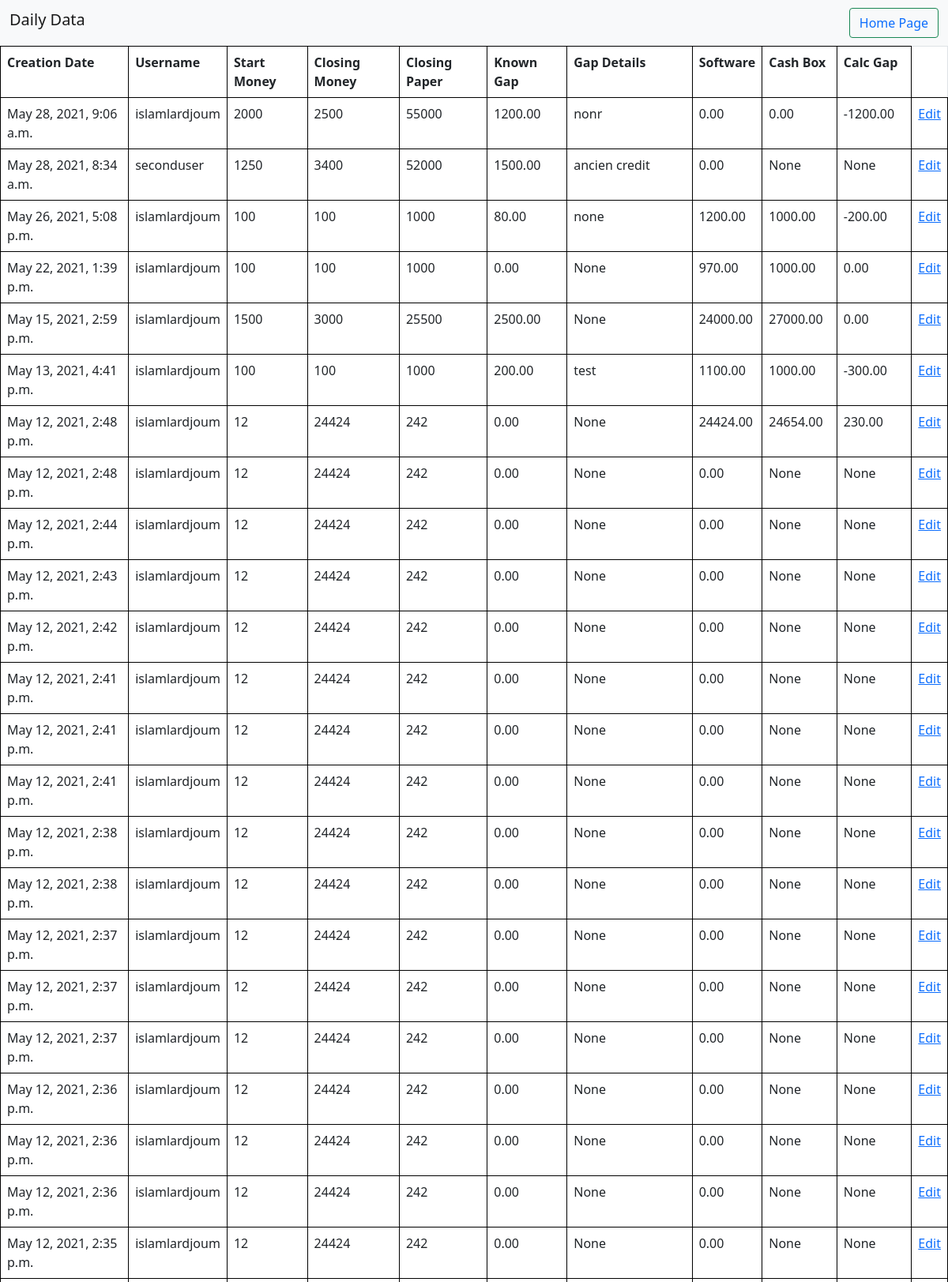
The app's page /cloture/viseforedit/ (signed in, upper part) with its own data.
### cloture/models.py (models this page shows)
class Closure(models.Model):
	creation_date = models.DateTimeField(auto_now_add=True)
	username = models.ForeignKey(User, on_delete=models.CASCADE)
	start_money = models.IntegerField()
	closure_money = models.IntegerField()
	closure_paper = models.IntegerField()
	money = models.DecimalField(decimal_places=2, max_digits=8, null=True, blank=True, default=0)
	details = models.CharField(max_length=200, blank=True, null=True)
	wasfa = models.DecimalField(decimal_places=2, max_digits=8, blank=True, null=True, default=0)
	real_money = models.DecimalField(decimal_places=2, max_digits=8, null=True, blank=True, default=0)
	ecart = models.DecimalField(decimal_places=2, max_digits=8, null=True, blank=True)

### gestion_accueil/decorators.py (the view)
		def wrapper_func(request, *args, **kwargs):
			group = None
			if request.user.groups.exists():
				group = request.user.groups.all()[0].name
			if group in allowed_roles:
				return view_func(request, *args, **kwargs)
			else:
				return HttpResponse ('You Are Not Autorized To See This Page')

### cloture/views.py (called while the page is built)
@login_required(login_url='login')
@allowed_users(allowed_roles=['admin'])
def visulizeToEdit(request):
	get_data = Closure.objects.all().order_by('-id')
	context = {
		'getdata' : get_data
	}
	return render(request,'visedit.html',context)

### cloture/templates/visedit.html (shortened to what this page needs)
<!DOCTYPE html>
<html>
<head>
	<link href="https://cdn.jsdelivr.net/npm/bootstrap@5.0.0/dist/css/bootstrap.min.css" rel="stylesheet">
</head>
<body>
	<nav class="navbar navbar-light bg-light">
	  <div class="container-fluid"  style="text-align: center;">
	    <h1 class="navbar-brand">Daily Data </h1>
		<button class="btn btn-outline-success" type="submit"><a id="h" href="/" style="float: right;">Home Page</a></button>
	  </div>
	</nav>
	<table class="table table-hover ">
		<tr id="tr1">
			<th>Creation Date</th>
			<th> Username</th>
			<th> Start Money</th>
			<th>Closing Money</th>
			<th>Closing Paper</th>
			<th> Known Gap</th>
			<th>Gap Details</th>
			<th>Software</th>
			<th>Cash Box</th>
			<th>Calc Gap</th>
		</tr>
		{% for data in getdata %}
			<tr id="{{data.id}}">
				<td> {{data.creation_date}}</td>
				<td> {{data.username}}</td>
				<td> {{data.start_money}} </td>
				<td> {{data.closure_money}}</td>
				<td> {{data.closure_paper}} </td>
				<td> {{data.money}}</td>
				<td> {{data.details}}</td>
				<td> {{data.wasfa}} </td>
				<td> {{data.real_money}} </td>
				<td> {{data.ecart}}</td>
				<td><a href=" {% url 'editad' data.id %} ">Edit</a></td>
			</tr>
		{% endfor %}
	</table>
</body>
</html>

### cloture/templates/visedit.html (style rules this page uses)
table, th, td { border:1px solid black; border-collapse: collapse; padding: 10px }
#h { text-decoration: none; }

### records on screen
Closure: creation_date "May 28, 2021, 9:06 a.m.", username "islamlardjoum", start_money "2000", closure_money "2500", closure_paper "55000", money "1200.00", details "nonr", wasfa "0.00", real_money "0.00", ecart "-1200.00"
Closure: creation_date "May 28, 2021, 8:34 a.m.", username "seconduser", start_money "1250", closure_money "3400", closure_paper "52000", money "1500.00", details "ancien credit", wasfa "0.00", real_money "None", ecart "None"
Closure: creation_date "May 26, 2021, 5:08 p.m.", username "islamlardjoum", start_money "100", closure_money "100", closure_paper "1000", money "80.00", details "none", wasfa "1200.00", real_money "1000.00", ecart "-200.00"
Closure: creation_date "May 22, 2021, 1:39 p.m.", username "islamlardjoum", start_money "100", closure_money "100", closure_paper "1000", money "0.00", details "None", wasfa "970.00", real_money "1000.00", ecart "0.00"
Closure: creation_date "May 15, 2021, 2:59 p.m.", username "islamlardjoum", start_money "1500", closure_money "3000", closure_paper "25500", money "2500.00", details "None", wasfa "24000.00", real_money "27000.00", ecart "0.00"
Closure: creation_date "May 13, 2021, 4:41 p.m.", username "islamlardjoum", start_money "100", closure_money "100", closure_paper "1000", money "200.00", details "test", wasfa "1100.00", real_money "1000.00", ecart "-300.00"
Closure: creation_date "May 12, 2021, 2:48 p.m.", username "islamlardjoum", start_money "12", closure_money "24424", closure_paper "242", money "0.00", details "None", wasfa "24424.00", real_money "24654.00", ecart "230.00"
Closure: creation_date "May 12, 2021, 2:48 p.m.", username "islamlardjoum", start_money "12", closure_money "24424", closure_paper "242", money "0.00", details "None", wasfa "0.00", real_money "None", ecart "None"
Closure: creation_date "May 12, 2021, 2:44 p.m.", username "islamlardjoum", start_money "12", closure_money "24424", closure_paper "242", money "0.00", details "None", wasfa "0.00", real_money "None", ecart "None"
Closure: creation_date "May 12, 2021, 2:43 p.m.", username "islamlardjoum", start_money "12", closure_money "24424", closure_paper "242", money "0.00", details "None", wasfa "0.00", real_money "None", ecart "None"
Closure: creation_date "May 12, 2021, 2:42 p.m.", username "islamlardjoum", start_money "12", closure_money "24424", closure_paper "242", money "0.00", details "None", wasfa "0.00", real_money "None", ecart "None"
Closure: creation_date "May 12, 2021, 2:41 p.m.", username "islamlardjoum", start_money "12", closure_money "24424", closure_paper "242", money "0.00", details "None", wasfa "0.00", real_money "None", ecart "None"
Closure: creation_date "May 12, 2021, 2:41 p.m.", username "islamlardjoum", start_money "12", closure_money "24424", closure_paper "242", money "0.00", details "None", wasfa "0.00", real_money "None", ecart "None"
Closure: creation_date "May 12, 2021, 2:41 p.m.", username "islamlardjoum", start_money "12", closure_money "24424", closure_paper "242", money "0.00", details "None", wasfa "0.00", real_money "None", ecart "None"
Closure: creation_date "May 12, 2021, 2:38 p.m.", username "islamlardjoum", start_money "12", closure_money "24424", closure_paper "242", money "0.00", details "None", wasfa "0.00", real_money "None", ecart "None"
Closure: creation_date "May 12, 2021, 2:38 p.m.", username "islamlardjoum", start_money "12", closure_money "24424", closure_paper "242", money "0.00", details "None", wasfa "0.00", real_money "None", ecart "None"
Closure: creation_date "May 12, 2021, 2:37 p.m.", username "islamlardjoum", start_money "12", closure_money "24424", closure_paper "242", money "0.00", details "None", wasfa "0.00", real_money "None", ecart "None"
Closure: creation_date "May 12, 2021, 2:37 p.m.", username "islamlardjoum", start_money "12", closure_money "24424", closure_paper "242", money "0.00", details "None", wasfa "0.00", real_money "None", ecart "None"
Closure: creation_date "May 12, 2021, 2:37 p.m.", username "islamlardjoum", start_money "12", closure_money "24424", closure_paper "242", money "0.00", details "None", wasfa "0.00", real_money "None", ecart "None"
Closure: creation_date "May 12, 2021, 2:36 p.m.", username "islamlardjoum", start_money "12", closure_money "24424", closure_paper "242", money "0.00", details "None", wasfa "0.00", real_money "None", ecart "None"
Closure: creation_date "May 12, 2021, 2:36 p.m.", username "islamlardjoum", start_money "12", closure_money "24424", closure_paper "242", money "0.00", details "None", wasfa "0.00", real_money "None", ecart "None"
Closure: creation_date "May 12, 2021, 2:36 p.m.", username "islamlardjoum", start_money "12", closure_money "24424", closure_paper "242", money "0.00", details "None", wasfa "0.00", real_money "None", ecart "None"
Closure: creation_date "May 12, 2021, 2:35 p.m.", username "islamlardjoum", start_money "12", closure_money "24424", closure_paper "242", money "0.00", details "None", wasfa "0.00", real_money "None", ecart "None"
